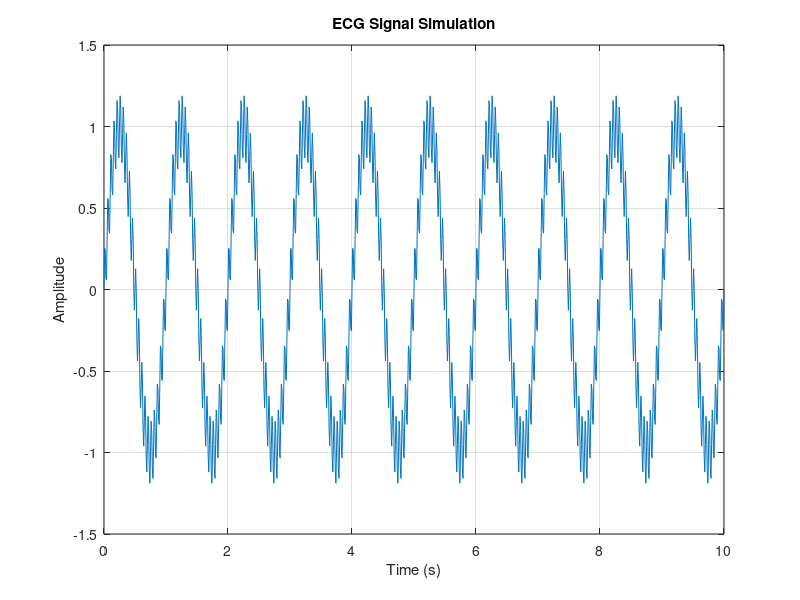

Write the MATLAB code that produced this figure.
t = 0:0.01:10;

ecg = sin(2*pi*1*t) + 0.2*sin(2*pi*20*t);

plot(t, ecg)

title('ECG Signal Simulation')
xlabel('Time (s)')
ylabel('Amplitude')

grid on
